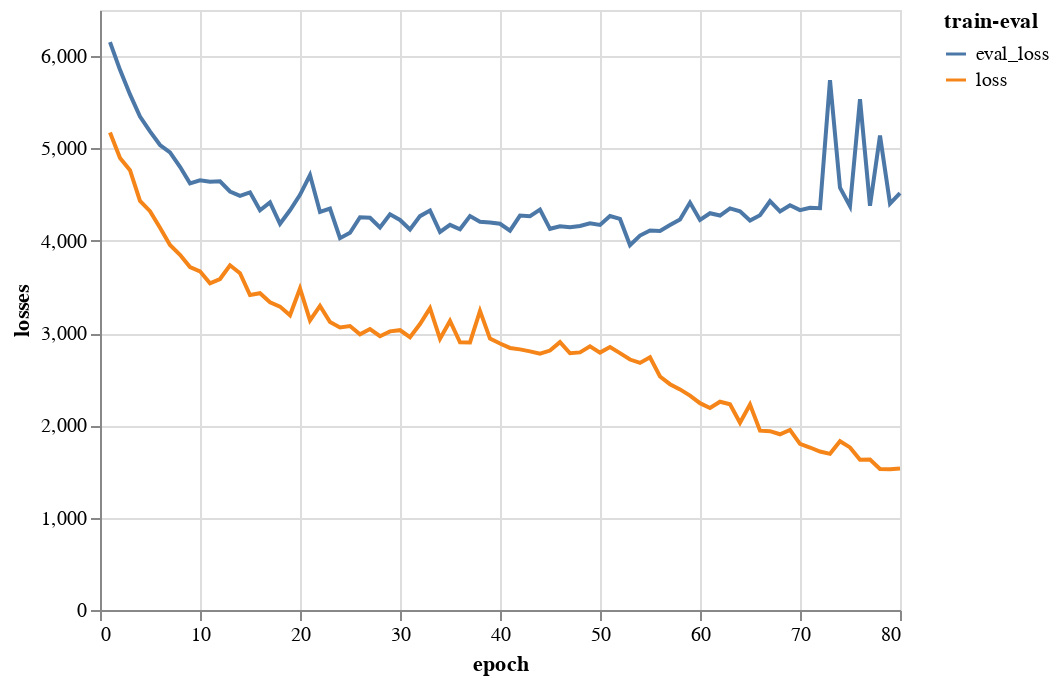

Notebook source saved alongside this figure:
### Code cell
# alt.Chart(df.reset_index(names = ['epoch']).melt(id_vars = ['epoch'], value_vars = ['loss', 'eval_loss'], var_name='train-eval', value_name='losses')).mark_line().encode(x = 'epoch', y = 'losses', color = 'train-eval')

### Figure 1 — Vega-Lite specification as saved in the notebook (floating-point values rounded to 4 significant figures; data arrays with more than 128 entries replaced by an {"elided": "..."} marker saying what was removed)
{"config": {"view": {"continuousWidth": 400, "continuousHeight": 300}}, "data": {"name": "data-147db610d7498dafbacb663f1330ce02"}, "mark": "line", "encoding": {"color": {"type": "nominal", "field": "train-eval"}, "x": {"type": "quantitative", "field": "epoch"}, "y": {"type": "quantitative", "field": "losses"}}, "$schema": "https://vega.github.io/schema/vega-lite/v4.8.1.json", "datasets": {"data-147db610d7498dafbacb663f1330ce02": {"elided": "160 records"}}}
